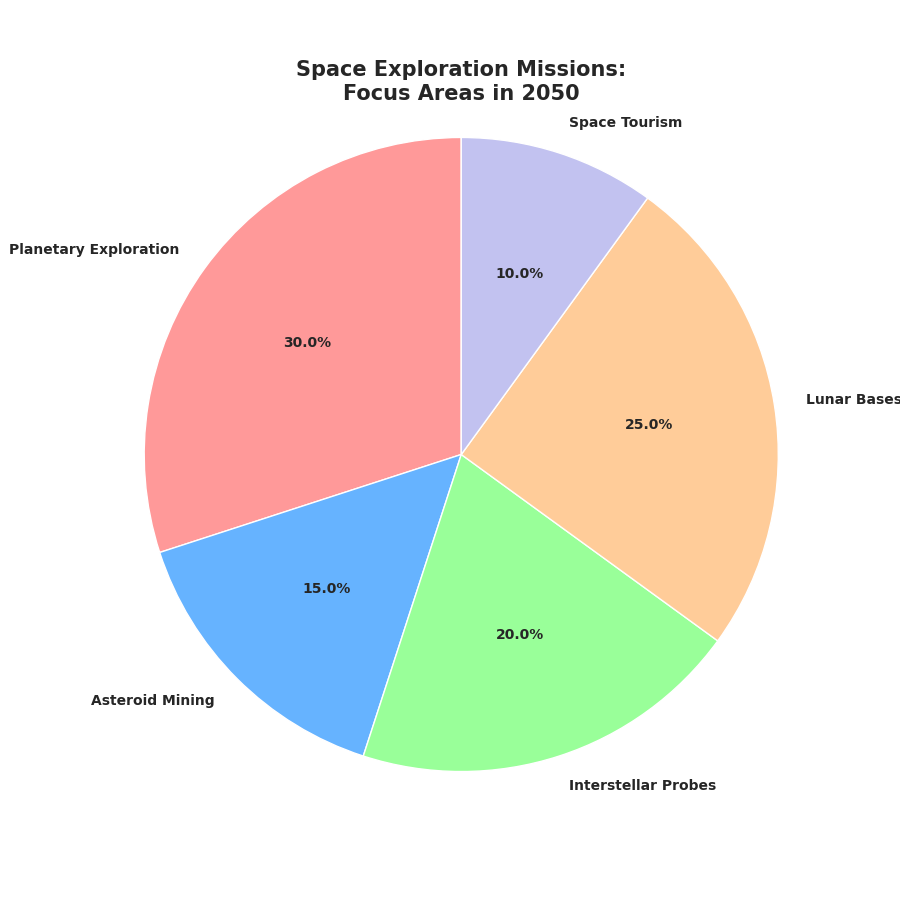

Write Python code to recreate this figure.
import matplotlib.pyplot as plt

# Define data for the pie chart
focus_areas = ['Planetary Exploration', 'Asteroid Mining', 'Interstellar Probes', 'Lunar Bases', 'Space Tourism']
mission_distribution = [30, 15, 20, 25, 10]

# Define colors for each focus area
colors = ['#ff9999', '#66b3ff', '#99ff99', '#ffcc99', '#c2c2f0']

# Create a pie chart
fig, ax = plt.subplots(figsize=(9, 9))

# Draw the pie chart
wedges, texts, autotexts = ax.pie(
    mission_distribution, 
    labels=focus_areas, 
    autopct='%1.1f%%', 
    startangle=90,
    colors=colors,
    textprops={'fontsize': 10, 'weight': 'bold'}
)

# Ensure the pie chart is circular
ax.axis('equal')

# Set the title
ax.set_title("Space Exploration Missions:\nFocus Areas in 2050", fontsize=15, fontweight='bold', ha='center')

# Display the plot
plt.show()
